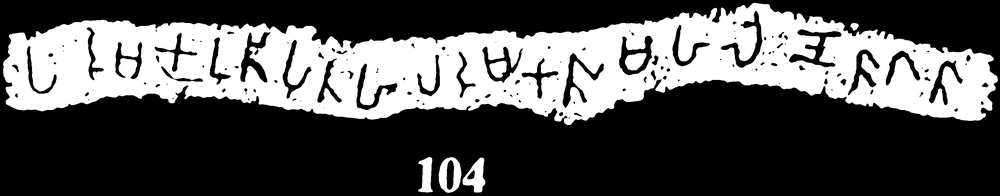
#> input picture old/first_component/12.png, 1000 x 196 px, shrunk from 3128 x 613 before the run; its folder holds only this picture in this run
$ python -i main2.py   (imports and definitions only)
#> lines starting #> are read from the running program, lines starting #| are printed output that depends on the picture; after the words box and inside, x2 and y2 are one past the last pixel; in counts of white or black regions, pixels touching at a corner belong together
#> further down, picture is the input picture: PIL image 1000x196 L; min 0, max 255, mean 85.5
import pytesseract
from PIL import Image, ImageEnhance, ImageFilter
import os
import re

pytesseract.pytesseract.tesseract_cmd = "/opt/homebrew/bin/tesseract"

input_folder = "input_images"
output_folder = "output_text"

# [1 line not run here, left out]

def preprocess_image(image):
    image = image.convert('L')
    enhancer = ImageEnhance.Contrast(image)
    image = enhancer.enhance(2)
    image = image.point(lambda x: 0 if x < 128 else 255)
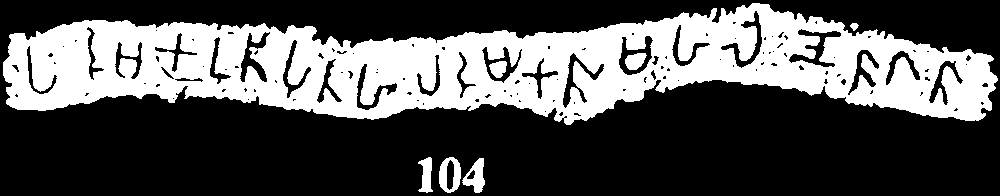
#> image: PIL image 1000x196 L; 33.9% white; 7 white regions, largest, box (x1, y1, x2, y2) and area: (3, 3, 998, 125) 64680, (439, 157, 461, 193) 470, (462, 158, 485, 193) 426
    image = image.filter(ImageFilter.GaussianBlur(radius=1))
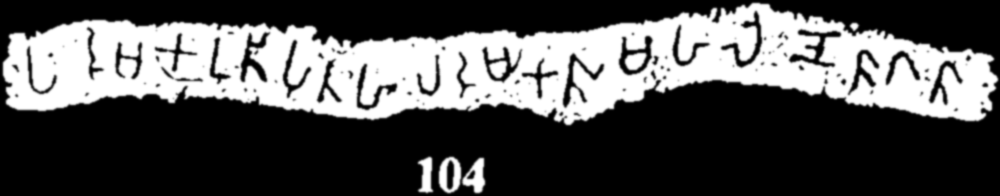
#> image: PIL image 1000x196 L; min 0, max 255, mean 86.4
    return image

def filter_sinhala_text(text):
    sinhala_pattern = re.compile(r'[\u0D80-\u0DFF=]+')
    filtered_lines = []
    for line in text.splitlines():
        sinhala_line = ' '.join(sinhala_pattern.findall(line))
        if sinhala_line:
            filtered_lines.append(sinhala_line)
    return '\n'.join(filtered_lines)

def extract_text_from_images():
    for image_file in os.listdir(input_folder):
        if image_file.lower().endswith(('.png', '.jpg', '.jpeg', '.tiff', '.bmp', '.gif')):
            image_path = os.path.join(input_folder, image_file)
            img = Image.open(image_path)
            img = preprocess_image(img)
            text = pytesseract.image_to_string(img, lang="sin", config="--psm 6")
            filtered_text = filter_sinhala_text(text)
            output_file = os.path.join(output_folder, os.path.splitext(image_file)[0] + ".txt")
            with open(output_file, "w", encoding="utf-8") as f:
                f.write(filtered_text)
            print(f"Extracted text saved to: {output_file}")

# [4 lines not run here, left out]

>>> from PIL import Image
>>> picture = Image.open('../first_component/12.png')
>>> result = preprocess_image(picture)

$ run again, on old/first_component/42.1.png
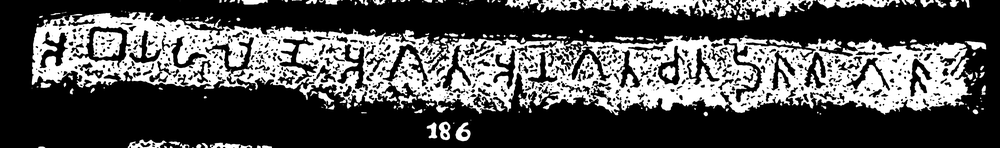
#> input picture old/first_component/42.1.png, 1000 x 148 px, shrunk from 5432 x 805 before the run
#> picture is the input picture: PIL image 1000x148 L; min 0, max 255, mean 79.2
#> in preprocess_image, `image = image.point(lambda x: 0 if x < 128 else 255)`:
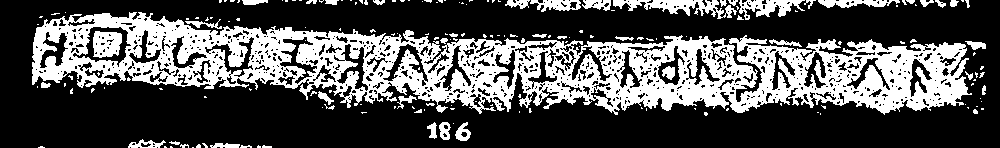
#> image: PIL image 1000x148 L; 32.5% white; 184 white regions (137 under 20 px), largest, box (x1, y1, x2, y2) and area: (32, 12, 972, 115) 41578, (613, 0, 737, 19) 1019, (739, 0, 805, 20) 665
#> in preprocess_image, `image = image.filter(ImageFilter.GaussianBlur(radius=1))`:
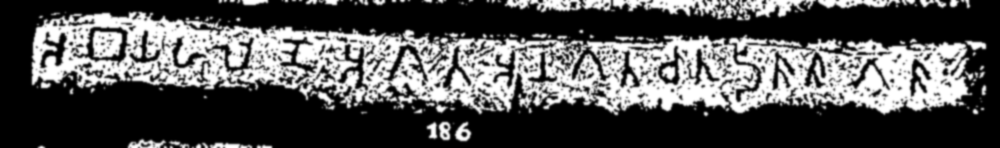
#> image: PIL image 1000x148 L; min 0, max 255, mean 82.8
